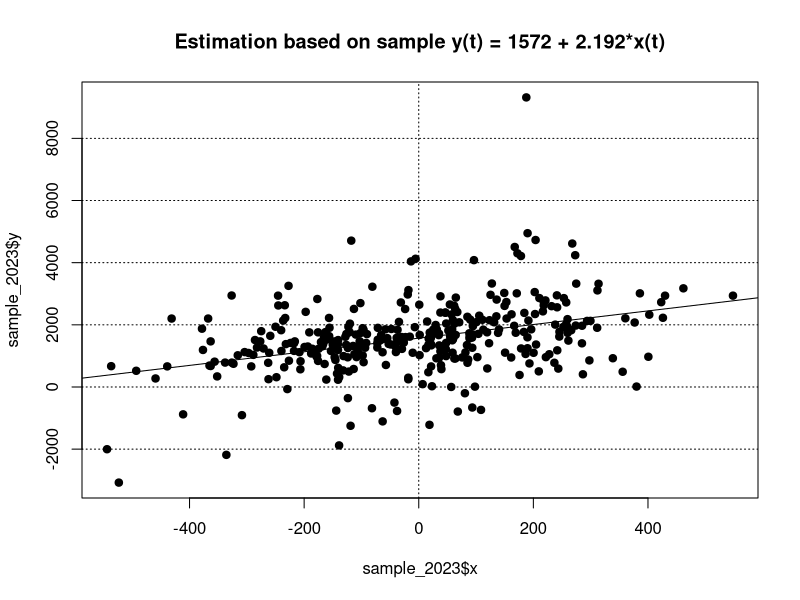
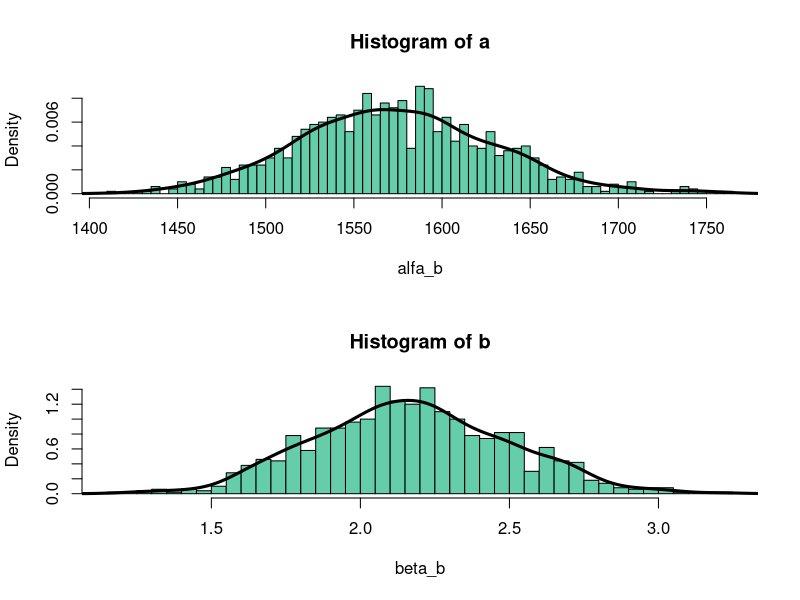
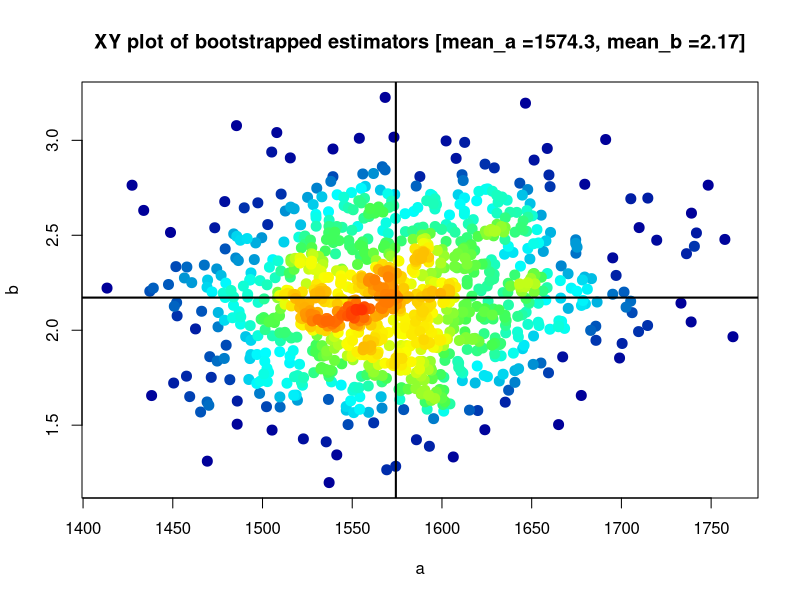

R code for these plots, in order:
###### Start  ##################################################
###### Check, installation and loading of required packages #######
requiredPackages = c( "readr", "RColorBrewer") # list of required packages
for(i in requiredPackages){if(!require(i,character.only = TRUE)) install.packages(i)}
for(i in requiredPackages){if(!require(i,character.only = TRUE)) library(i,character.only = TRUE) } 

#set the working directory
#getwd()
#setwd("/")


sample_2023 <- read_csv("sample_2023.csv") # load the sample 

par(mfrow=c(1,1))
#summary of the data 
summary(sample_2023[,1:2])


# the estimation of based on the sample of 350 observations
mnk <- lm(sample_2023$y~sample_2023$x)
mnk
#estimated coefficients
# summary(mnk)$coefficients[,1][1] extraction of coefficient number 
alfa <- round(summary(mnk)$coefficients[,1][1], digits = 0 )  #rounding coefficient
beta <- round(summary(mnk)$coefficients[,1][2], digits = 3 )  
#scatterplot 
plot(sample_2023$x, sample_2023$y, pch=19, 
     main = paste0("Estimation based on sample y(t) = ", alfa," + ",beta,"*x(t)" ))
abline(h=(-20:25)*2000, lty=3) #adding lines in the background (horizontal)
abline(v=(-20:25)*2000, lty=3) #adding lines in the background (vertical)
abline(mnk) #adding trend line from regression

# START the bootsrap procedure

# bootstrap 
# A. discussion of the function sample 
#takes a sample of the specified size from the elements of x using either with or without replacement.
#arguments of the function:
#1) 1:nrow(sample_2023) (350) - a set from which we are drawing elements  
#2) nrow(sample_2023) - number of elements to choose to a new sample
#3) should sampling be with replacement? replace=TRUE yes with replacement 
sample_b_ind_ewa <-sample(1:nrow(sample_2023), nrow(sample_2023), replace=TRUE)
sample_b_ind_ewa # a vector consisting of 350 elements index of each row in sample all 
table(sample_b_ind_ewa)
# B. we need to draw randomly with replacement a set of observations from sample_2023
#1. select randomly with replacement an index rows with function (sample)
#2. then subset sample_2023 to the rows selected by function (sample sample_b_ind)
sample_b_ewa<-sample_2023[sample_b_ind_ewa,] 
# sample_b - choosing row indexes from sample all 
#3. perform regression on sample_b 
#4. store results of a regression to a vector alfa_b and beta_b
# repeat the process 1000 times 

#repeat the process 1000
# input object to the loop epmty vectors before a loop to store obtained results 
#(like an empty page to store results)
sample_b_ind  <-0
alfa_b <- 0
beta_b <- 0
B <- 1000 # Bootsprap iterations
for(i in 1:B){
  sample_b_ind <-sample(1:nrow(sample_2023), nrow(sample_2023), replace=TRUE) #label draw
  sample_b <- sample_2023[sample_b_ind,] 
  mnk_b <- lm(sample_b$y~sample_b$x)
  
  alfa_b[i] <- summary(mnk_b)$coefficients[,1][1]  
  beta_b[i] <- summary(mnk_b)$coefficients[,1][2]  }
# END  
alfa_b 
beta_b 

# distribution of a and b estimates

par(mfrow=c(2,1)) #to have two graphs in one window one above the other (par(mfrow=c(1,2)) - next to each other)
#histogram for alfa_a
hist(alfa_b, main="Histogram of a", col="aquamarine3", breaks=50, probability=TRUE)
lines(density(alfa_b), lwd=3)
#summary of coefficient alfa_a
summary(alfa_b)
#histogram for alfa_b
hist(beta_b, main="Histogram of b", col="aquamarine3", breaks=50, probability=TRUE)
lines(density(beta_b), lwd=3)
#summary of coefficient alfa_b
summary(beta_b)
par(mfrow=c(1,1)) #return to the screen with one graph displayed 

############################### function start ###################################
# distribution of a and b as XY plot
#creating a function that will help to make a graph (scatterplot of x and y estimates of 1000 repetitions)
#densCols produces a vector containing colors which encode the local densities at each point in a scatterplot.
plot_colorByDensity = function(x1,x2,
                               ylim=c(min(x2),max(x2)),
                               xlim=c(min(x1),max(x1)),
                               xlab="",ylab="",main="") {
  df <- data.frame(x1,x2)
  x <- densCols(x1,x2, colramp=colorRampPalette(c("black", "white")))
  df$dens <- col2rgb(x)[1,] + 1L
  cols <-  colorRampPalette(c("#000099", "#00FEFF", "#45FE4F","#FCFF00", "#FF9400", "#FF3100"))(256)
  df$col <- cols[df$dens]
  plot(x2~x1, data=df[order(df$dens),], 
       ylim=ylim,xlim=xlim,pch=20,col=col,
       cex=2,xlab=xlab,ylab=ylab,
       main=main)}
############################### function end ###################################
#using the above function on our data
plot_colorByDensity(alfa_b,beta_b,xlab="a",ylab="b",
                    main = paste0("XY plot of bootstrapped estimators [mean_a =", round( mean(alfa_b),1), ", mean_b =", round( mean(beta_b),2), "]"))
abline(h=mean(beta_b), v=mean(alfa_b), lwd=2)